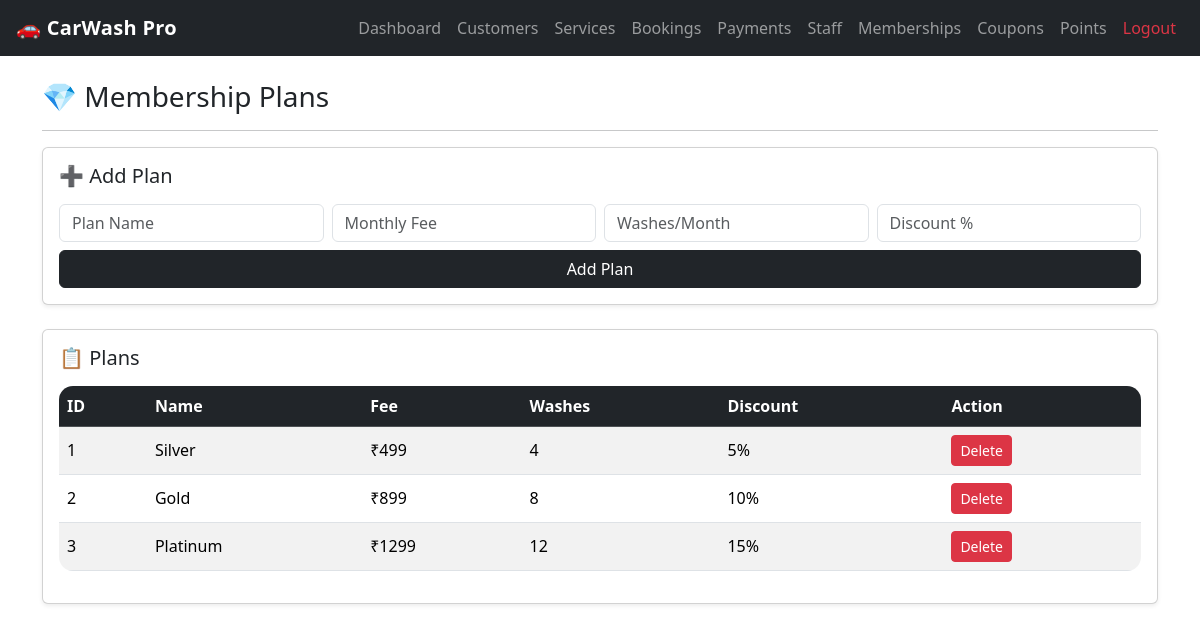
Screenshot of /memberships (signed in) with the database file from the repository.
### tables this page shows
CREATE TABLE membership_plans(
            id INTEGER PRIMARY KEY AUTOINCREMENT,
            plan_name TEXT,
            monthly_fee INTEGER,
            washes_per_month INTEGER,
            discount_percent INTEGER DEFAULT 0
        );

### app.py (the view, shortened to what this page needs)
@app.route("/memberships", methods=["GET", "POST"])
def memberships():
    if not require_login():
        return redirect(url_for("login"))
    conn = db_conn()
    cur = conn.cursor()
    cur.execute("SELECT * FROM membership_plans ORDER BY monthly_fee")
    plans = cur.fetchall()
    conn.close()
    return render_template("memberships.html", plans=plans)

### app.py (called while the page is built)
def db_conn():
    conn = sqlite3.connect(DB)
    conn.row_factory = sqlite3.Row
    return conn

def require_login():
    return "admin" in session

### templates/memberships.html
{% extends 'base.html' %}
{% block content %}
<h3>💎 Membership Plans</h3>
<hr>
<div class="card p-3 shadow-sm mb-4">
  <h5 class="mb-3">➕ Add Plan</h5>
  <form method="POST" class="row g-2">
    <div class="col-md-3"><input class="form-control" name="plan_name" placeholder="Plan Name" required></div>
    <div class="col-md-3"><input class="form-control" type="number" name="monthly_fee" placeholder="Monthly Fee" required></div>
    <div class="col-md-3"><input class="form-control" type="number" name="washes_per_month" placeholder="Washes/Month" required></div>
    <div class="col-md-3"><input class="form-control" type="number" name="discount_percent" placeholder="Discount %" required></div>
    <div class="col-12"><button class="btn btn-dark w-100">Add Plan</button></div>
  </form>
</div>
<div class="card p-3 shadow-sm">
  <h5 class="mb-3">📋 Plans</h5>
  <div class="table-responsive">
    <table class="table table-striped align-middle">
      <thead class="table-dark">
        <tr><th>ID</th><th>Name</th><th>Fee</th><th>Washes</th><th>Discount</th><th>Action</th></tr>
      </thead>
      <tbody>
        {% for p in plans %}
        <tr>
          <td>{{p.id}}</td>
          <td>{{p.plan_name}}</td>
          <td>₹{{p.monthly_fee}}</td>
          <td>{{p.washes_per_month}}</td>
          <td>{{p.discount_percent}}%</td>
          <td><a class="btn btn-sm btn-danger" href="/memberships/delete/{{p.id}}" onclick="return confirm('Delete plan?')">Delete</a></td>
        </tr>
        {% endfor %}
      </tbody>
    </table>
  </div>
</div>
{% endblock %}

### static/style.css (style rules this page uses)
body { background:#f6f7fb; font-family: "Segoe UI", sans-serif; }
.card { border-radius: 14px; }
table { border-radius: 14px; overflow:hidden; }
.btn { border-radius: 10px; }

### rows the page displays
membership_plans: id "1", plan_name "Silver", monthly_fee "499", washes_per_month "4", discount_percent "5"
membership_plans: id "2", plan_name "Gold", monthly_fee "899", washes_per_month "8", discount_percent "10"
membership_plans: id "3", plan_name "Platinum", monthly_fee "1299", washes_per_month "12", discount_percent "15"
